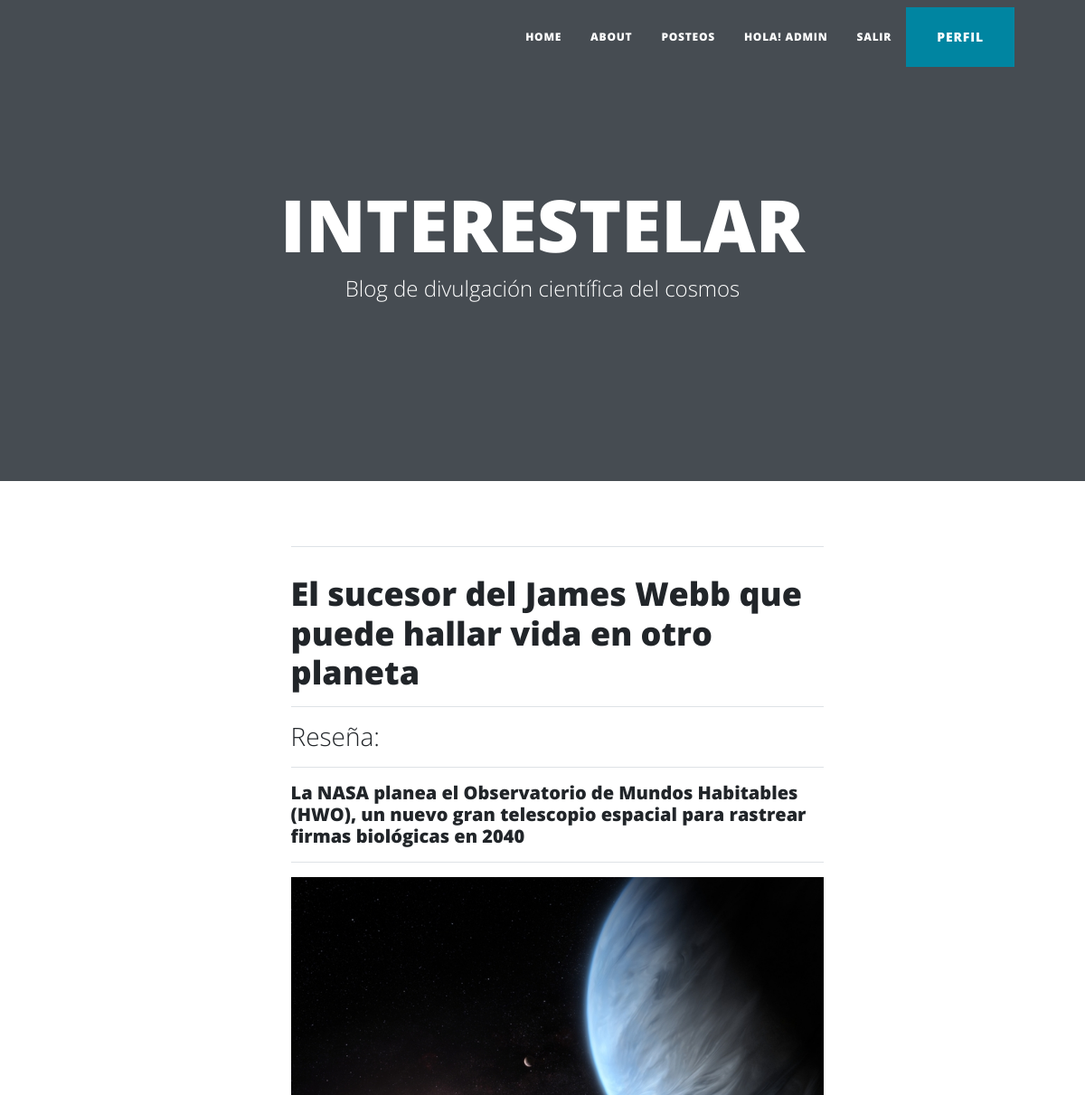
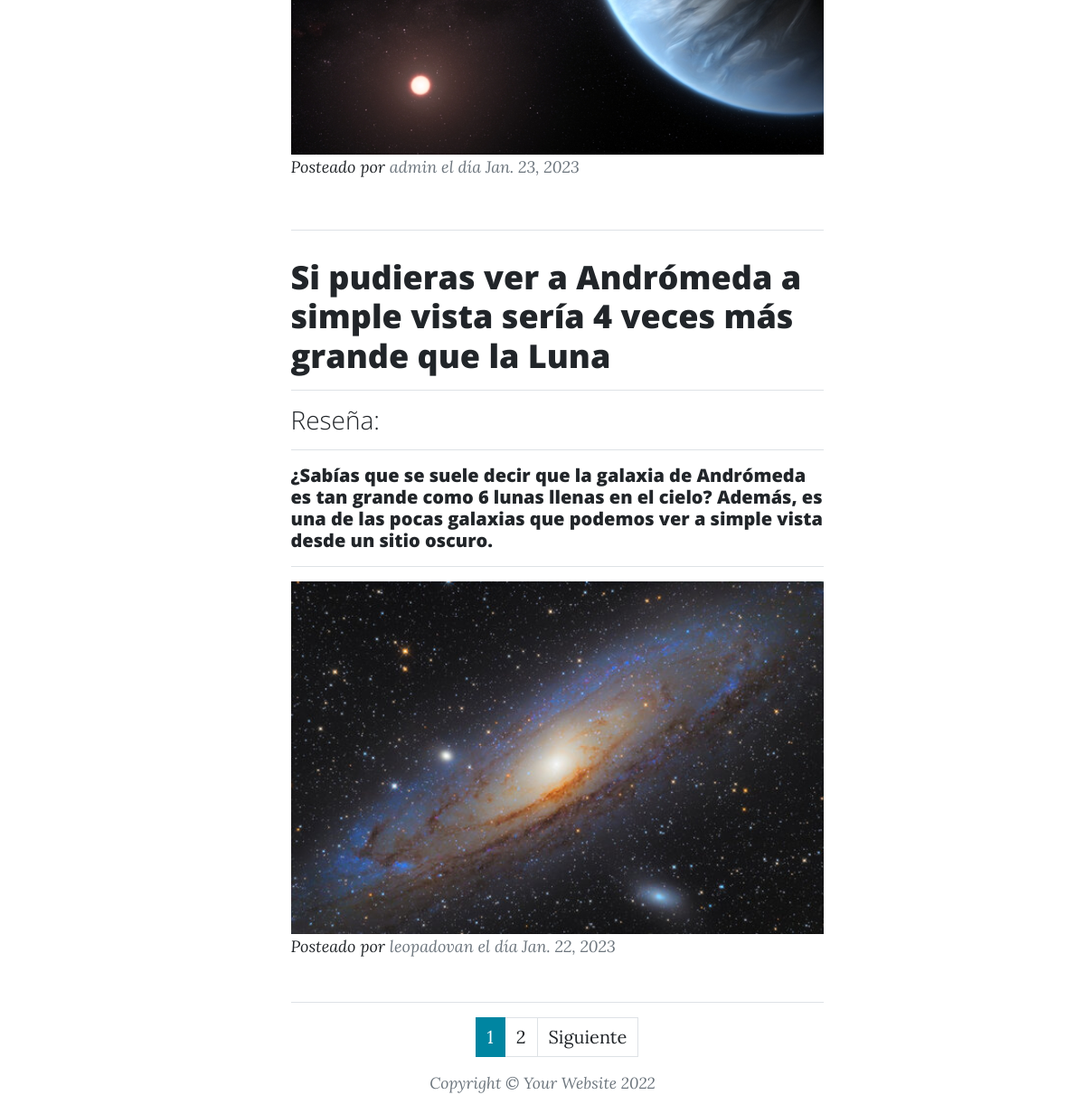
Page /App_blog/leerpost/ (signed in) on the committed database (2 pictures, top to bottom).
### App_blog/models.py (models this page shows, shortened)
class post(models.Model):
    titulo=models.CharField(max_length=200)
    reseña=models.CharField(max_length=500)
    contenido=models.TextField(max_length=5000)
    imagen=models.ImageField(upload_to="imgpost", null=True, blank=True)
    fecha= models.DateField()
    autor= models.ForeignKey(User, on_delete=models.CASCADE)

### App_blog/views.py (the view)
# urls.py: path("leerpost/", leerposteo , name="leerposteo"),
def leerposteo(request):
    posteos= post.objects.all()
    page= request.GET.get("page",1)
    try:
        paginator = Paginator(posteos, 2)
        posteos = paginator.page(page)
    except:
        return render(request, "home.html")
    data= {"entity": posteos ,
    "paginator": paginator}
    return render(request, "leerposteo.html", data)

### App_blog/templates/leerposteo.html (shortened to what this page needs)
<!DOCTYPE html>
<html lang="en">
<head>
</head>
<body>
</body>
</html>
<!DOCTYPE html>
<html lang="en">
    <head>
        {% load static %}
        <link href="{% static 'css/styles.css' %}" rel="stylesheet" />
    </head>
    <body>
        <nav class="navbar navbar-expand-lg navbar-light" id="mainNav">
            <div class="container px-4 px-lg-5">
                <div class="collapse navbar-collapse" id="navbarResponsive">
                    <ul class="navbar-nav ms-auto py-4 py-lg-0">
                        <li class="nav-item"><a class="nav-link px-lg-3 py-3 py-lg-4" href="{% url 'home' %}">Home</a></li>
                        <li class="nav-item"><a class="nav-link px-lg-3 py-3 py-lg-4" href="{% url 'sobremi' %}">About</a></li>
                        <li class="nav-item"><a class="nav-link px-lg-3 py-3 py-lg-4" href="{% url 'leerposteo' %}">Posteos</a></li>
                        {% if user.is_authenticated %}
                        <li class="nav-item"><a class="nav-link px-lg-3 py-3 py-lg-4" href="{% url 'profile' %}"> Hola! {{ user.username }}</a></li>
                        <li class="nav-item"><a class="nav-link px-lg-3 py-3 py-lg-4" href="{% url 'logout' %}">SALIR</a></li>
                        <li class="btn btn-primary"><a class="btn btn-primary px-lg-1 py-1 py-lg-1" href="{% url 'profile' %}">PERFIL</a></li>
                        {% else %}
                        <li class="btn btn-primary"><a class="btn btn-primary px-lg-1 py-1 py-lg-1" href="{% url 'usuarioform' %}">REGISTRAR</a></li>
                        <li class="btn btn-info"><a class="btn btn-info px-lg-1 py-1 py-lg-1" href="{% url 'login' %}">LOGIN</a></li>
                        {% endif %}
                    </ul>
                </div>
            </div>
        </nav>
        <header class="masthead" href="{% static 'assets/img/home-bg.jpg' %}">
            <div class="container position-relative px-4 px-lg-5">
                <div class="row gx-4 gx-lg-5 justify-content-center">
                    <div class="col-md-10 col-lg-8 col-xl-7">
                        <div class="site-heading">
                            <h1>INTERESTELAR</h1>
                            <span class="subheading">Blog de divulgación científica del cosmos</span>
                        </div>
                    </div>
                </div>
            </div>
        </header>
        <ul>
            <div class="container px-4 px-lg-5">
                <div class="row gx-4 gx-lg-5 justify-content-center">
                    <div class="col-md-10 col-lg-8 col-xl-7">
                        {% for a in entity %}
                        <table>
                                <hr class="my-4" />
                                <div class="post-preview">
                                <a href="{% url 'leerpostid' a.id %}""><h1 class="post-title">{{ a.titulo }}</h1>
                                <hr>
                                <h3 class="post-subtitle"> Reseña: </h3>
                                <hr>
                                <h5>{{ a.reseña }}</h5>
                                <hr>
                                <img class="img-fluid" src="{{ a.imagen.url }}" width="800px" height="400px" alt="..." /> </h4>
                                <p class="post-meta">
                                    Posteado por
                                    <a> {{ a.autor }}</a>
                                    el día {{ a.fecha }}
                                </p>
                        {% endfor %}
                        </table>
                        <hr>
                    </div>
                </div>
                            {% include "paginator.html" %}
            </div>
        </ul>
                        <div class="small text-center text-muted fst-italic">Copyright &copy; Your Website 2022</div>
    </body>
</html>

### rows in the picture
post: titulo "El sucesor del James Webb que puede hallar vida en otro planeta", reseña "La NASA planea el Observatorio de Mundos Habitables (HWO), un nuevo gran telescopio espacial para rastrear firmas biológicas en 2040", imagen (picture), autor "admin", fecha "Jan. 23, 2023"
post: titulo "Si pudieras ver a Andrómeda a simple vista sería 4 veces más grande que la Luna", reseña "¿Sabías que se suele decir que la galaxia de Andrómeda es tan grande como 6 lunas llenas en el cielo? Además, es una de las pocas galaxias que podemos ver a simple vista desde un sitio oscuro.", imagen (picture), autor "leopadovan", fecha "Jan. 22, 2023"

### other values in the picture
{{ user.username }} "ADMIN"
{{ page }} "1" "2"
